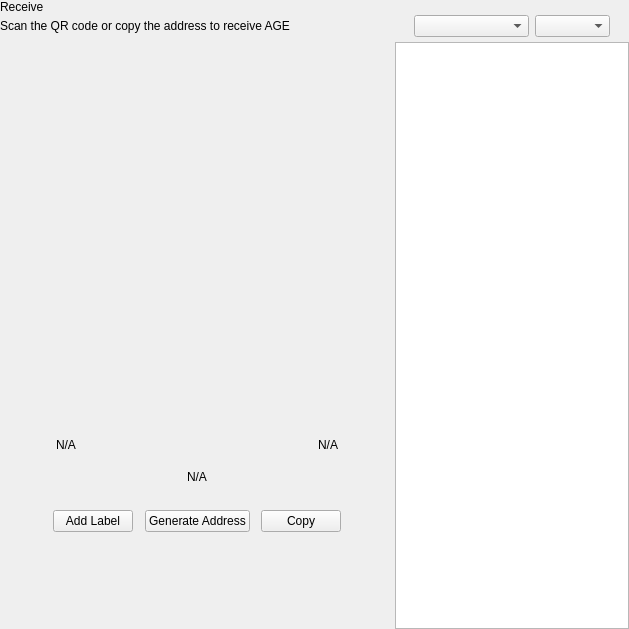
<?xml version="1.0" encoding="UTF-8"?>
<ui version="4.0">
 <class>ReceiveWidget</class>
 <widget class="QWidget" name="ReceiveWidget">
  <property name="geometry">
   <rect>
    <x>0</x>
    <y>0</y>
    <width>629</width>
    <height>629</height>
   </rect>
  </property>
  <property name="minimumSize">
   <size>
    <width>0</width>
    <height>0</height>
   </size>
  </property>
  <property name="windowTitle">
   <string>Form</string>
  </property>
  <layout class="QHBoxLayout" name="horizontalLayout_2" stretch="2,1">
   <property name="spacing">
    <number>0</number>
   </property>
   <property name="leftMargin">
    <number>0</number>
   </property>
   <property name="topMargin">
    <number>0</number>
   </property>
   <property name="rightMargin">
    <number>0</number>
   </property>
   <property name="bottomMargin">
    <number>0</number>
   </property>
   <item>
    <widget class="QWidget" name="left" native="true">
     <layout class="QVBoxLayout" name="verticalLayout_3">
      <property name="leftMargin">
       <number>0</number>
      </property>
      <property name="topMargin">
       <number>0</number>
      </property>
      <property name="rightMargin">
       <number>0</number>
      </property>
      <property name="bottomMargin">
       <number>0</number>
      </property>
      <item>
       <layout class="QVBoxLayout" name="verticalLayout_2">
        <property name="spacing">
         <number>0</number>
        </property>
        <property name="leftMargin">
         <number>0</number>
        </property>
        <item>
         <layout class="QHBoxLayout" name="horizontalLayout_3">
          <property name="spacing">
           <number>0</number>
          </property>
          <item>
           <layout class="QVBoxLayout" name="verticalLayout_4">
            <property name="spacing">
             <number>5</number>
            </property>
            <item>
             <widget class="QLabel" name="labelTitle">
              <property name="text">
               <string>Receive</string>
              </property>
             </widget>
            </item>
            <item alignment="Qt::AlignTop">
             <widget class="QLabel" name="labelSubtitle1">
              <property name="text">
               <string>Scan the QR code or copy the address to receive AGE</string>
              </property>
             </widget>
            </item>
           </layout>
          </item>
          <item>
           <spacer name="horizontalSpacer">
            <property name="orientation">
             <enum>Qt::Horizontal</enum>
            </property>
            <property name="sizeHint" stdset="0">
             <size>
              <width>40</width>
              <height>20</height>
             </size>
            </property>
           </spacer>
          </item>
         </layout>
        </item>
        <item>
         <spacer name="verticalSpacer_2">
          <property name="orientation">
           <enum>Qt::Vertical</enum>
          </property>
          <property name="sizeType">
           <enum>QSizePolicy::Expanding</enum>
          </property>
          <property name="sizeHint" stdset="0">
           <size>
            <width>20</width>
            <height>50</height>
           </size>
          </property>
         </spacer>
        </item>
        <item alignment="Qt::AlignHCenter">
         <widget class="QWidget" name="layoutQR" native="true">
          <property name="maximumSize">
           <size>
            <width>510</width>
            <height>16777215</height>
           </size>
          </property>
          <layout class="QVBoxLayout" name="verticalLayoutQr">
           <item>
            <spacer name="verticalSpacer11">
             <property name="orientation">
              <enum>Qt::Vertical</enum>
             </property>
             <property name="sizeType">
              <enum>QSizePolicy::Fixed</enum>
             </property>
             <property name="sizeHint" stdset="0">
              <size>
               <width>20</width>
               <height>20</height>
              </size>
             </property>
            </spacer>
           </item>
           <item alignment="Qt::AlignHCenter">
            <widget class="QLabel" name="labelQrImg">
             <property name="minimumSize">
              <size>
               <width>260</width>
               <height>260</height>
              </size>
             </property>
             <property name="maximumSize">
              <size>
               <width>260</width>
               <height>260</height>
              </size>
             </property>
             <property name="text">
              <string/>
             </property>
             <property name="alignment">
              <set>Qt::AlignCenter</set>
             </property>
            </widget>
           </item>
           <item>
            <spacer name="verticalSpacer_21">
             <property name="orientation">
              <enum>Qt::Vertical</enum>
             </property>
             <property name="sizeType">
              <enum>QSizePolicy::Fixed</enum>
             </property>
             <property name="sizeHint" stdset="0">
              <size>
               <width>20</width>
               <height>30</height>
              </size>
             </property>
            </spacer>
           </item>
           <item>
            <widget class="QWidget" name="widget" native="true">
             <property name="minimumSize">
              <size>
               <width>0</width>
               <height>0</height>
              </size>
             </property>
             <layout class="QHBoxLayout" name="horizontalLayout_5">
              <item>
               <widget class="QLabel" name="labelLabel">
                <property name="text">
                 <string notr="true">N/A</string>
                </property>
               </widget>
              </item>
              <item>
               <spacer name="horizontalSpacer_2">
                <property name="orientation">
                 <enum>Qt::Horizontal</enum>
                </property>
                <property name="sizeHint" stdset="0">
                 <size>
                  <width>141</width>
                  <height>20</height>
                 </size>
                </property>
               </spacer>
              </item>
              <item>
               <widget class="QLabel" name="labelDate">
                <property name="text">
                 <string notr="true">N/A</string>
                </property>
                <property name="alignment">
                 <set>Qt::AlignRight|Qt::AlignTrailing|Qt::AlignVCenter</set>
                </property>
               </widget>
              </item>
             </layout>
            </widget>
           </item>
           <item>
            <widget class="QLabel" name="labelAddress">
             <property name="sizePolicy">
              <sizepolicy hsizetype="Expanding" vsizetype="Preferred">
               <horstretch>0</horstretch>
               <verstretch>0</verstretch>
              </sizepolicy>
             </property>
             <property name="minimumSize">
              <size>
               <width>300</width>
               <height>0</height>
              </size>
             </property>
             <property name="text">
              <string notr="true">N/A</string>
             </property>
             <property name="alignment">
              <set>Qt::AlignCenter</set>
             </property>
            </widget>
           </item>
           <item>
            <spacer name="verticalSpacer_4">
             <property name="orientation">
              <enum>Qt::Vertical</enum>
             </property>
             <property name="sizeType">
              <enum>QSizePolicy::Fixed</enum>
             </property>
             <property name="sizeHint" stdset="0">
              <size>
               <width>20</width>
               <height>20</height>
              </size>
             </property>
            </spacer>
           </item>
           <item>
            <layout class="QHBoxLayout" name="horizontalLayout_4">
             <item alignment="Qt::AlignHCenter">
              <widget class="QPushButton" name="pushButtonLabel">
               <property name="focusPolicy">
                <enum>Qt::NoFocus</enum>
               </property>
               <property name="text">
                <string>Add Label</string>
               </property>
              </widget>
             </item>
             <item alignment="Qt::AlignHCenter">
              <widget class="QPushButton" name="pushButtonNewAddress">
               <property name="focusPolicy">
                <enum>Qt::NoFocus</enum>
               </property>
               <property name="text">
                <string>Generate Address</string>
               </property>
              </widget>
             </item>
             <item alignment="Qt::AlignHCenter">
              <widget class="QPushButton" name="pushButtonCopy">
               <property name="focusPolicy">
                <enum>Qt::NoFocus</enum>
               </property>
               <property name="text">
                <string>Copy</string>
               </property>
              </widget>
             </item>
            </layout>
           </item>
           <item>
            <spacer name="verticalSpacer_3">
             <property name="orientation">
              <enum>Qt::Vertical</enum>
             </property>
             <property name="sizeType">
              <enum>QSizePolicy::Expanding</enum>
             </property>
             <property name="sizeHint" stdset="0">
              <size>
               <width>20</width>
               <height>20</height>
              </size>
             </property>
            </spacer>
           </item>
          </layout>
         </widget>
        </item>
        <item>
         <spacer name="verticalSpacer">
          <property name="orientation">
           <enum>Qt::Vertical</enum>
          </property>
          <property name="sizeHint" stdset="0">
           <size>
            <width>20</width>
            <height>40</height>
           </size>
          </property>
         </spacer>
        </item>
       </layout>
      </item>
     </layout>
    </widget>
   </item>
   <item>
    <widget class="QWidget" name="right" native="true">
     <layout class="QVBoxLayout" name="verticalLayout_5">
      <property name="spacing">
       <number>0</number>
      </property>
      <property name="leftMargin">
       <number>1</number>
      </property>
      <property name="topMargin">
       <number>0</number>
      </property>
      <property name="rightMargin">
       <number>0</number>
      </property>
      <property name="bottomMargin">
       <number>0</number>
      </property>
      <item>
       <layout class="QVBoxLayout" name="container_right">
        <property name="spacing">
         <number>0</number>
        </property>
        <property name="leftMargin">
         <number>0</number>
        </property>
        <property name="rightMargin">
         <number>0</number>
        </property>
        <item>
         <layout class="QVBoxLayout" name="verticalLayout">
          <property name="spacing">
           <number>6</number>
          </property>
          <property name="leftMargin">
           <number>19</number>
          </property>
          <property name="rightMargin">
           <number>19</number>
          </property>
          <item>
           <widget class="OptionButton" name="btnRequest" native="true"/>
          </item>
          <item>
           <widget class="OptionButton" name="btnMyAddresses" native="true">
            <property name="sizePolicy">
             <sizepolicy hsizetype="Preferred" vsizetype="Minimum">
              <horstretch>0</horstretch>
              <verstretch>0</verstretch>
             </sizepolicy>
            </property>
           </widget>
          </item>
         </layout>
        </item>
        <item>
         <widget class="QWidget" name="sortWidget" native="true">
          <layout class="QHBoxLayout" name="horizontalLayout_6">
           <property name="leftMargin">
            <number>19</number>
           </property>
           <property name="rightMargin">
            <number>19</number>
           </property>
           <property name="bottomMargin">
            <number>5</number>
           </property>
           <item>
            <spacer name="horizontalSpacer_3">
             <property name="orientation">
              <enum>Qt::Horizontal</enum>
             </property>
             <property name="sizeHint" stdset="0">
              <size>
               <width>40</width>
               <height>20</height>
              </size>
             </property>
            </spacer>
           </item>
           <item>
            <widget class="QComboBox" name="comboBoxSort">
             <property name="sizePolicy">
              <sizepolicy hsizetype="Preferred" vsizetype="Fixed">
               <horstretch>0</horstretch>
               <verstretch>0</verstretch>
              </sizepolicy>
             </property>
             <property name="minimumSize">
              <size>
               <width>115</width>
               <height>0</height>
              </size>
             </property>
            </widget>
           </item>
           <item>
            <widget class="QComboBox" name="comboBoxSortOrder">
             <property name="sizePolicy">
              <sizepolicy hsizetype="Preferred" vsizetype="Fixed">
               <horstretch>0</horstretch>
               <verstretch>0</verstretch>
              </sizepolicy>
             </property>
             <property name="minimumSize">
              <size>
               <width>75</width>
               <height>0</height>
              </size>
             </property>
            </widget>
           </item>
          </layout>
         </widget>
        </item>
        <item>
         <widget class="QListView" name="listViewAddress"/>
        </item>
       </layout>
      </item>
     </layout>
    </widget>
   </item>
  </layout>
 </widget>
 <customwidgets>
  <customwidget>
   <class>OptionButton</class>
   <extends>QWidget</extends>
   <header>qt/agenor/optionbutton.h</header>
   <container>1</container>
  </customwidget>
 </customwidgets>
 <resources/>
 <connections/>
</ui>
